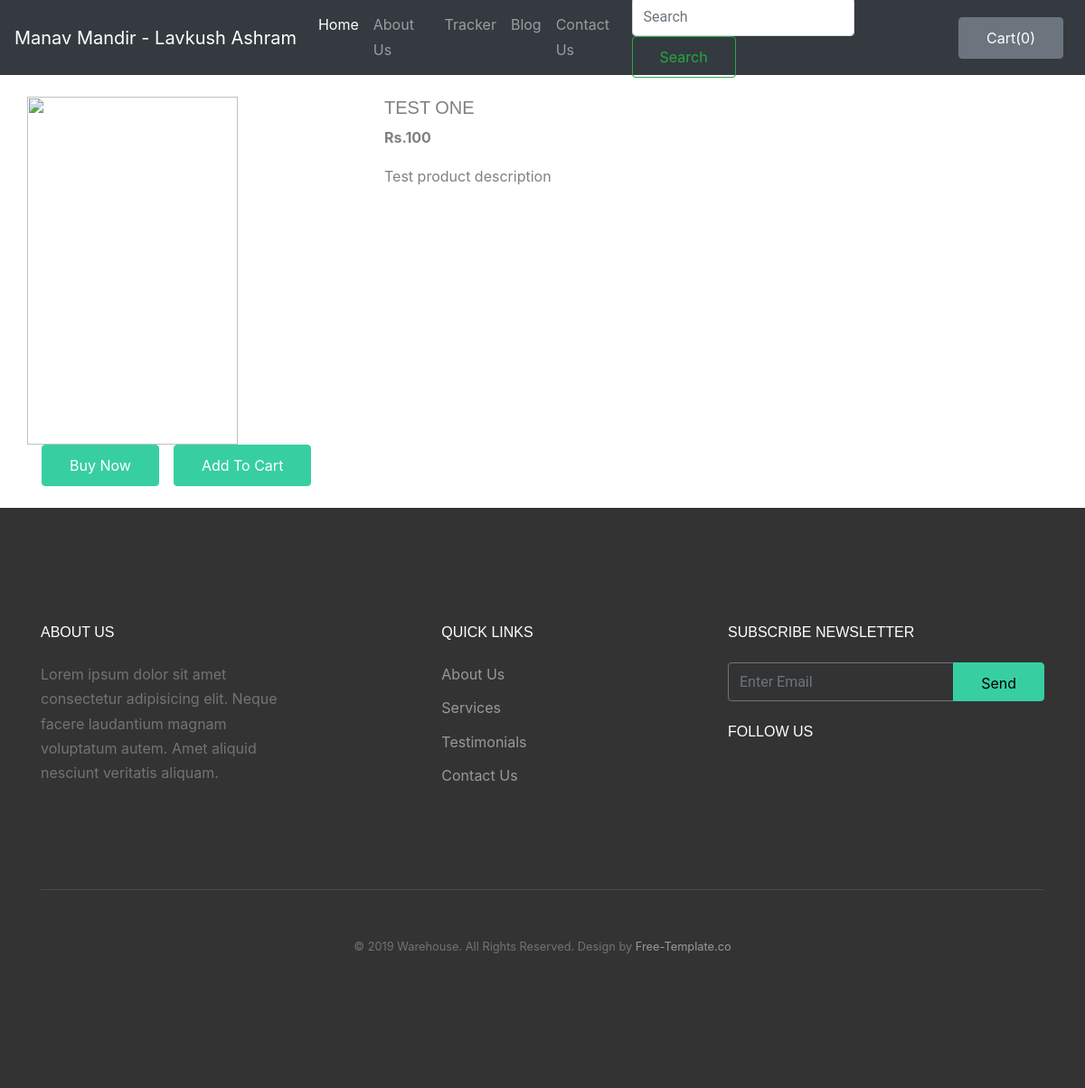
The page /shop/products/1 on the database its author committed.
### shop/models.py (models this page shows, shortened)
class Product(models.Model):
    product_id = models.AutoField
    product_name = models.CharField(max_length=50)
    category = models.CharField(max_length=50, default="")
    subcategory = models.CharField(max_length=50, default="")
    price = models.IntegerField(default=0)
    desc = models.CharField(max_length=300)
    pub_date = models.DateField()

### shop/views.py (the view)
# urls.py: path("products/<int:myid>", views.productView, name="ProductView"),
def productView(request, myid):
    product = Product.objects.filter(id=myid)
    return render(request, 'shop/prodView.html', {'product':product[0]})

### shop/templates/shop/prodView.html (shortened to what this page needs)
{% extends 'shop/basic.html' %}
{% block body %}
<div class="container my-4">
    <div class="row">
    <div class="col-md-4">
    <div class="row">
        <img src="/media/{{product.image}}" width="233px" height="385px">
    </div>
        <div class="row">
            <button class="btn btn-primary mx-3">Buy Now</button>
            <button class="btn btn-primary">Add To Cart</button>
        </div>
    </div>
    <div class="col-md-8">
        <h5>{{product.product_name}}</h5>
        <p><b>Rs.{{product.price}} </b></p>
        <p>{{product.desc}}</p>
    </div>
    </div>
</div>
{% endblock %}

### blog/static/css/style.css (style rules this page uses)
html { overflow-x: hidden; }
body { line-height: 1.7; color: gray; font-weight: 400; font-size: 1rem; }
h1, h2, h3, h4, h5, .h1, .h2, .h3, .h4, .h5 { font-family: "Oswald", sans-serif; font-weight: 300 !important; text-transform: uppercase; }
.btn { font-size: 16px; border-radius: 4px; padding: 10px 30px; }
.btn.btn-primary { background: #37cfa2; border-color: #37cfa2; color: #fff; }

### rows shown on the page
Product: product_name "TEST ONE", price "100", desc "Test product description"
